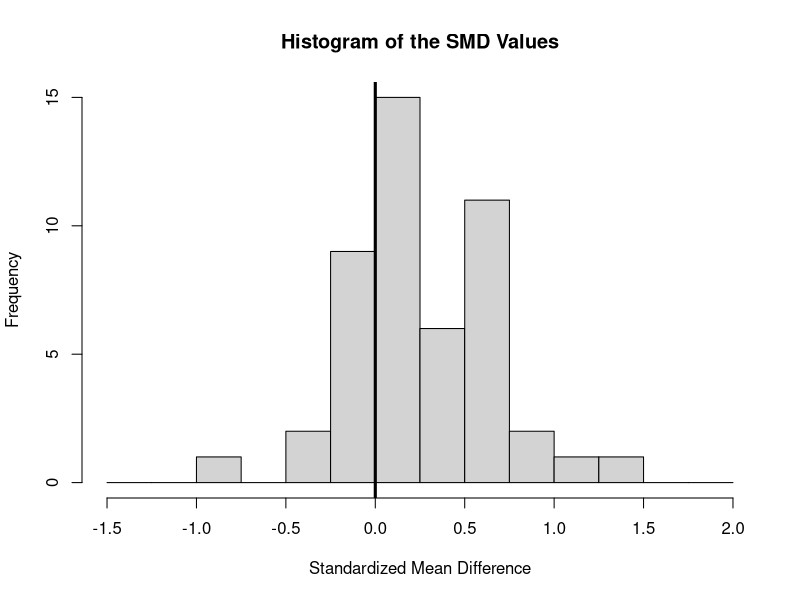
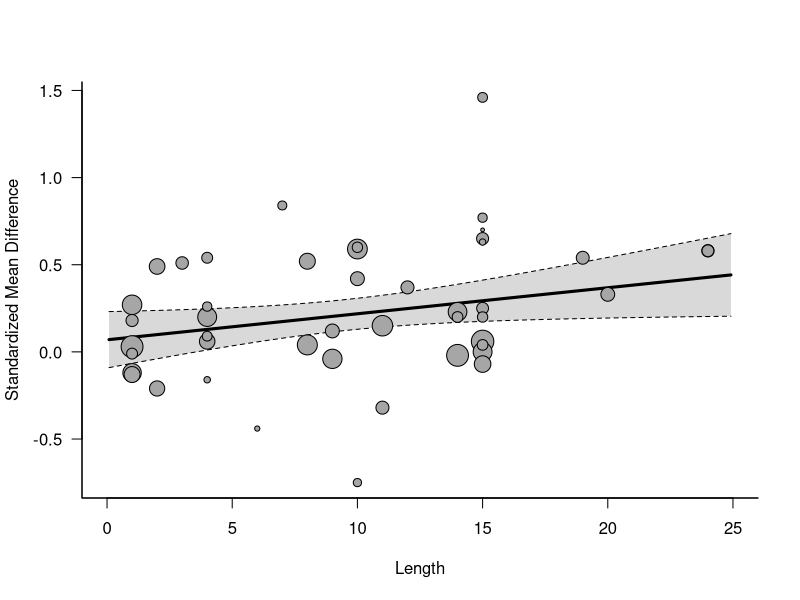
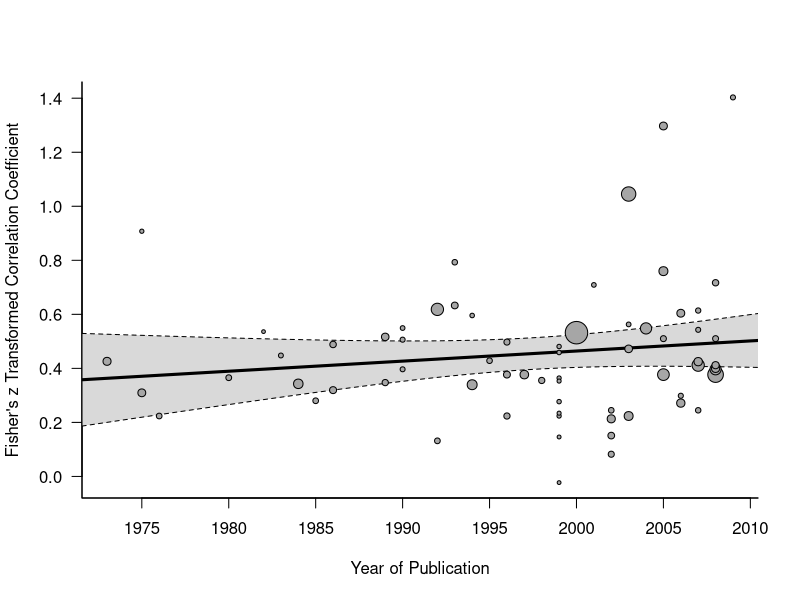
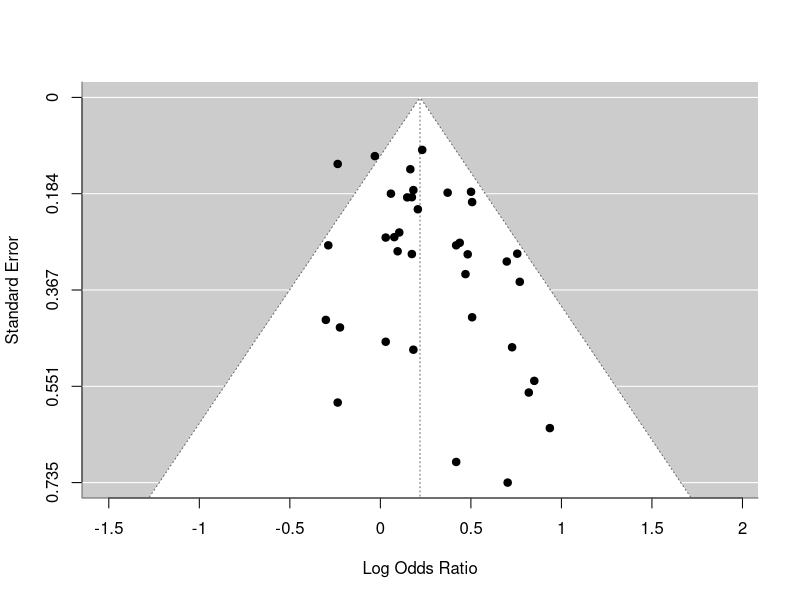
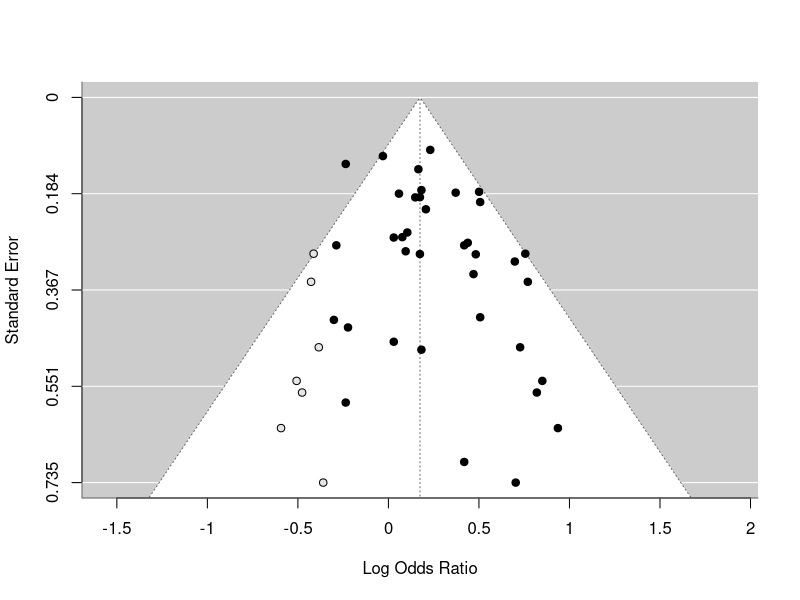
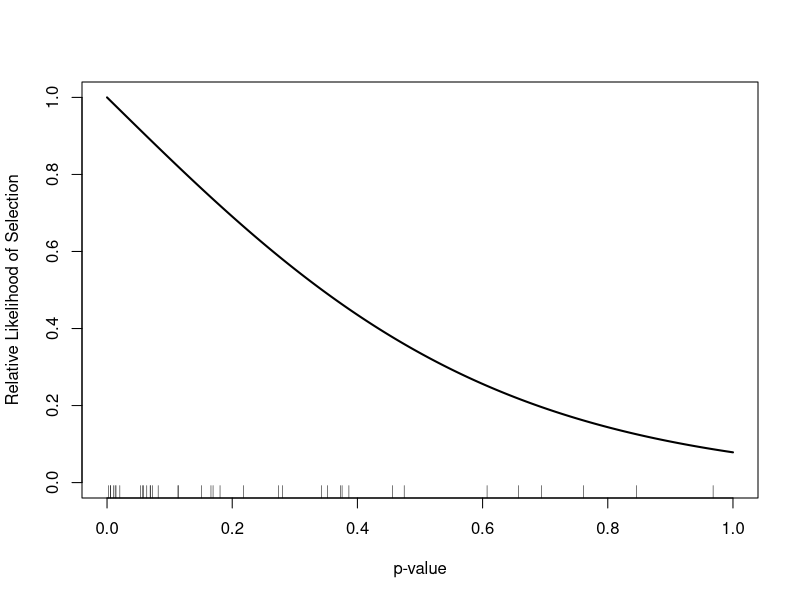

Generate these figures, in order, with R:
############################################################################

# load metafor package
library(metafor)

############################################################################

# meta-analysis examining the effectiveness of school-based writing-to-learn
# interventions on academic achievement
#
# source: Bangert-Drowns, R. L., Hurley, M. M., & Wilkinson, B. (2004). The
# effects of school-based writing-to-learn interventions on academic
# achievement: A meta-analysis. Review of Educational Research, 74(1), 29-58.
# https://doi.org/10.3102/00346543074001029 https://www.jstor.org/stable/3516060
#
# one of the included studies: Ganguli, A. B. (1989). Integrating writing in
# developmental mathematics. College Teaching, 37(4), 140-142.
# https://www.jstor.org/stable/27558364
#
# note: the standardized mean differences are already computed for the studies
# in this dataset, so there is no need to use the escalc() function; positive
# values indicate a higher mean level of academic achievement in the group
# receiving a writing-to-learn intervention compared to the control group

# for a description of the dataset, see:
help(dat.bangertdrowns2004)

# copy data to 'dat'
dat <- dat.bangertdrowns2004
dat

# note: NA = not available (i.e., missing values)

# illustrate the calculation of the SMD for study 14: Ganguli (1989)
escalc(measure="SMD", m1i=342, sd1i=68, n1i=27,
                      m2i=303, sd2i=75, n2i=23)

# fit a random-effects model (use either the DL or REML estimator)
res <- rma(yi, vi, data=dat)
res

# obtain the 95% prediction interval
predict(res, digits=2)

# do the results suggest that writing-to-learn interventions have on average a
# positive effect on academic achievement? if so, how consistent is the effect
# across studies?

# obtain a 95% CIs for tau^2 and I^2
confint(res)

# fit an equal-effects model (as in Bangert-Drowns et al., 2004)
res <- rma(yi, vi, data=dat, method="EE", digits=2)
res

# find the results provided by this model in Bangert-Drowns et al. (2004); do
# you think these are the results that should have been reported in the paper?
# why or why not?

# like Figure 1 in the paper, but without a normal distribution superimposed
# on the histogram, because we do NOT assume that the observed outcomes follow
# a normal distribution (the sampling distributions are assumed to be normal,
# but this does not imply that the observed outcomes are normally distributed)
hist(dat$yi, breaks=seq(-1.5, 2, by=0.25), xlab="Standardized Mean Difference",
     main="Histogram of the SMD Values")
abline(v=0, lwd=3)

# fit mixed-effects meta-regression models with the following moderators (one
# at a time): grade (treated categorically!), length (continuously), wic,
# feedback, info, pers, imag, and meta

# for grade, compute the estimated average SMD for each level
res <- rma(yi, vi, mods = ~ factor(grade), data=dat)
res
predict(res, newmods=c(0,0,0), digits=2)
predict(res, newmods=c(1,0,0), digits=2)
predict(res, newmods=c(0,1,0), digits=2)
predict(res, newmods=c(0,0,1), digits=2)

# for length, compute the estimated average SMD for length equal to 1 and 24
res <- rma(yi, vi, mods = ~ length, data=dat)
res
predict(res, newmods=1,  digits=2)
predict(res, newmods=24, digits=2)

# scatterplot of the SMDs against length with the regression line added
regplot(res, xlim=c(0,25), xlab="Length", las=1, digits=1, bty="l")

# other moderators
rma(yi, vi, mods = ~ wic, data=dat)
rma(yi, vi, mods = ~ feedback, data=dat)
rma(yi, vi, mods = ~ info, data=dat)
rma(yi, vi, mods = ~ pers, data=dat)
rma(yi, vi, mods = ~ imag, data=dat)
rma(yi, vi, mods = ~ meta, data=dat)

# for meta, compute the estimated average SMD for meta=0 and meta=1
res <- rma(yi, vi, mods = ~ meta, data=dat)
res
predict(res, newmods=0, digits=2)
predict(res, newmods=1, digits=2)

# fit a model with multiple moderators and compute some predicted average SMDs
# for various combinations of the moderator values; do you see differences in
# the relevance of particular moderator variables in the model compared to the
# models where each moderator was examined individually?
res <- rma(yi, vi, mods = ~ factor(grade) + length + meta, data=dat)
res

# predicted average SMDs for grade = 2, length = 15, and meta=0/1
predict(res, newmods=c(1,0,0, 15, 0), digits=2)
predict(res, newmods=c(1,0,0, 15, 1), digits=2)

# test the grade factor as a whole (use btt to specify the coefficient numbers
# that you want to include in the omnibus test; here, we want to test the 2nd,
# 3rd, and 4th coefficient)
anova(res, btt=2:4)

# can also specify a string that identifies all coefficients to be tested
anova(res, btt="grade")

############################################################################

# meta-analysis on the relationship between class attendance and class
# performance / grade point average in college students
#
# source: personal communication
#
# original meta-analysis: Crede, M., Roch, S. G., & Kieszczynka, U. M. (2010).
# Class attendance in college: A meta-analytic review of the relationship of
# class attendance with grades and student characteristics. Review of
# Educational Research, 80(2), 272-295. https://doi.org/10.3102/0034654310362998
# https://www.jstor.org/stable/40658464
#
# one of the included studies: Culler, R. E., & Holahan, C. J. (1980). Test
# anxiety and academic performance: The effects of study-related behaviors.
# Journal of Educational Psychology, 72(1), 16-20.
# https://doi.org/10.1037/0022-0663.72.1.16 (note: study 12 in the dataset)
#
# note: the data used in the meta-analysis by Crede et al. (2010) are slightly
# different than the data included in this dataset (but just slightly)

# for a description of the dataset, see:
help(dat.crede2010)

# copy data to 'dat'
dat <- dat.crede2010
dat

# we will focus on the relationship between class attendance and performance
# (i.e., the grade) within the class (i.e., when the criterion is 'grade')

# calculate r-to-z transformed correlations and corresponding sampling variances
# (note: using 'subset' to select those rows where criterion is 'grade')
dat <- escalc(measure="ZCOR", ri=ri, ni=ni, data=dat, subset=criterion=="grade")
dat

# fit a random-effects model
res <- rma(yi, vi, data=dat)
res

# compute the estimated average true correlation, 95% CI, and 95% PI
# note: use the back-transformation transf=transf.ztor
predict(res, transf=transf.ztor, digits=2)

# is there on average a correlation between class attendance and performance?
# if so, how strong is that correlation? how consistent is the correlation
# across studies? what was the estimated average correlation reported in Crede
# et al. (2004)?

# fit a mixed-effects meta-regression model with class as moderator and
# compute the predicted average correlation for non-science and science
# classes
res <- rma(yi, vi, mods = ~ class, data=dat)
res
predict(res, newmods=0, transf=transf.ztor, digits=2)
predict(res, newmods=1, transf=transf.ztor, digits=2)

# fit a mixed-effects meta-regression model with source as moderator
res <- rma(yi, vi, mods = ~ source, data=dat)
res

# compute the predicted average correlations for the three source types; for
# which type is the estimated average correlation the highest / the lowest?
predict(res, newmods=c(0,0), transf=transf.ztor, digits=2)
predict(res, newmods=c(1,0), transf=transf.ztor, digits=2)
predict(res, newmods=c(0,1), transf=transf.ztor, digits=2)

# fit a mixed-effects meta-regression model with the year of publication as
# moderator; does it appear as if the strength of the correlation has changed
# over time? if so, is it getting stronger or weaker?
res <- rma(yi, vi, mods = ~ year, data=dat)
res

# compute the predicted average correlations for 1973, 1999, and 2009
predict(res, newmods=1973, transf=transf.ztor, digits=2)
predict(res, newmods=1999, transf=transf.ztor, digits=2)
predict(res, newmods=2009, transf=transf.ztor, digits=2)

# scatterplot of r-to-z transformed correlations against year of publication
regplot(res, xlab="Year of Publication", las=1, digits=1, bty="l", psize="seinv")

# in Crede et al. (2004), the relationship between the year of publication and
# the correlations was tested with a simple correlation test (but this ignores
# differences in the size of the studies, so not a recommended approach)
cor.test(dat$ri, dat$year)

############################################################################

# note: wait with this part until we have talked about publication bias

# meta-analysis of studies examining the risk of lung cancer due to
# environmental tobacco smoke (ETS) exposure
#
# source: Hackshaw, A. K., Law, M. R., & Wald, N. J. (1997). The accumulated
# evidence on lung cancer and environmental tobacco smoke. British Medical
# Journal, 315(7114), 980–988. https://doi.org/10.1136/bmj.315.7114.980
# https://www.ncbi.nlm.nih.gov/pmc/articles/PMC2127653/
#
# see also: Hackshaw, A. K. (1998). Lung cancer and passive smoking.
# Statistical Methods in Medical Research, 7(2), 119–136.
# https://doi.org/10.1177/096228029800700203
#
# one of the included studies: Fontham, E. T., Correa, P., Reynolds, P.,
# Wu-Williams, A., Buffler, P. A., Greenberg, R. S., Chen, V. W., Alterman,
# T., Boyd, P., Austin, D. F., & Liff, J. (1994). Environmental tobacco smoke
# and lung cancer in nonsmoking women: A multicenter study. Journal of the
# American Medical Association, 271(22), 1752-1759.
# https://doi.org/10.1001/jama.1994.03510460044031
#
# note: this meta-analysis was conducted with log odds ratios (and the values
# are already included in the dataset); in this particular example, you can
# think of these values as more or less the same as log risk ratios (but
# that's not true in general!); the log odds ratios were computed so that
# values greater than 0 indicate an increased risk of cancer in exposed women
# compared to women not exposed to ETS from their spouse

# for a description of the dataset, see:
help(dat.hackshaw1998)

# copy data to 'dat'
dat <- dat.hackshaw1998
dat

# fit a random-effects model
res <- rma(yi, vi, data=dat)
res

# compute the estimated average true odds ratio, 95% CI, and 95% PI
predict(res, transf=exp, digits=2)

# examine the funnel plot for these data; does the plot suggest that some
# studies may be missing? if so, what kinds of studies? (i.e., what kinds of
# effects would those missing studies show?)
funnel(res)

# conduct a failsafe-N analysis; what do the results suggest?
fsn(yi, vi, data=dat)

# conduct the regression test for funnel plot asymmetry; does the test suggest
# that there may be an association between the standard errors of the studies
# and the observed effects?
regtest(res)

# apply the trim and fill method; does the method suggest that some studies
# may be missing (and on which side)? if so (i.e., after their imputation),
# what happens to the estimated effect?
taf <- trimfill(res)
taf

# draw a funnel plot with the 'filled-in' studies added
funnel(taf)

# apply the PET and PEESE methods; what are the estimated effects according to
# these methods?
regtest(res)
regtest(res, predictor="vi")

# fit a 'logistic' selection model (think about the possible direction of the
# selection; what should the 'alternative' argument be set to?); does the
# model suggest a possible selection effect?
sel <- selmodel(res, type="logistic", alternative="greater")
sel
plot(sel)

############################################################################
